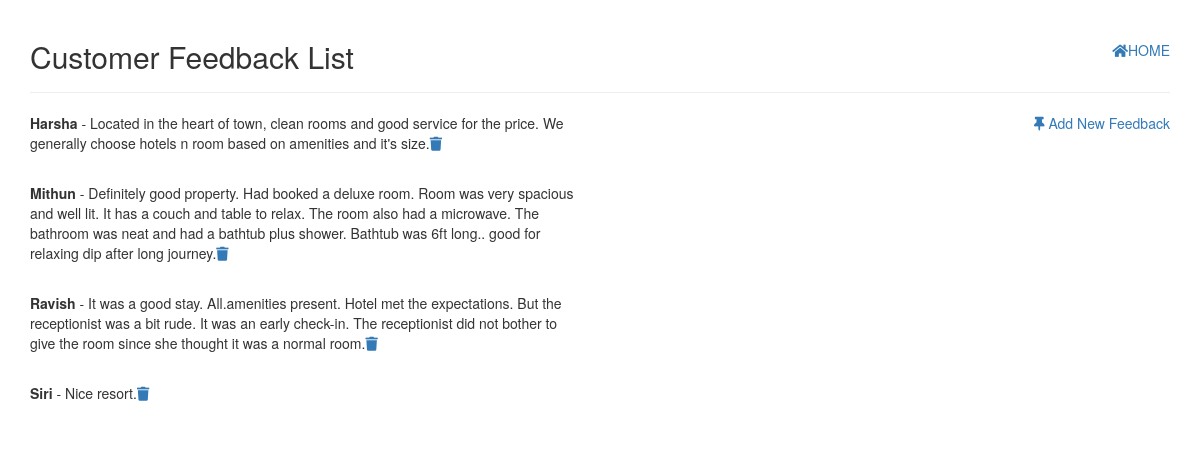
Page /resortadmin/feedback/ (signed in) on the committed database.
### homecustomer/models.py (models this page shows, shortened)
class CustomerFeedback(models.Model):
	cutomer_name = models.CharField(max_length=120,null=True,blank=True)
	customer_feedback = models.TextField(max_length=1500,null=True,blank=True)

### homecustomer/views.py (the view)
# urls.py: url(r'^resortadmin/feedback/$', CustomerFeedbackListView.as_view(), name='CustomerFeedbackListView'),
class CustomerFeedbackListView(LoginRequiredMixin, ListView):
	template_name = "CustomerFeedbackList.html"
	queryset = CustomerFeedback.objects.all()

### templates/CustomerFeedbackList.html (shortened to what this page needs)
{% load staticfiles %}
<!DOCTYPE html>
<html lang="en">
<head>
	<link rel="stylesheet" href="https://maxcdn.bootstrapcdn.com/bootstrap/3.3.7/css/bootstrap.min.css">
	<link rel="stylesheet" href="https://use.fontawesome.com/releases/v5.0.12/css/all.css">
</head>
<body>
	<div class="container">
		<div class="page-header">
			<a style="float:right;" href="/resortadmin/"><i class="fas fa-home"></i>HOME</a>
			<h2>Customer Feedback List</h2>
		</div>
		<div class="row">
		 <div class="col-sm-6">
		<ul class="nav nav-pills nav-stacked">
		{% for obj in object_list %}
		  <li><p><b>{{obj.cutomer_name}}</b> - {{obj.customer_feedback}}<a href="/resortadmin/deletefeedback/{{obj.pk}}/"><i class="fa fa-trash"></i></a></p></li><br/>
		{% endfor %}
		</ul>
		</div>
		<div class="col-sm-6">
		<a style="float:right;" href="/resortadmin/feedback/add/"><i class="fas fa-thumbtack"></i> Add New Feedback</a>
		</div>
		</div>
	</div>
</body>
</html>

### rows in the picture
CustomerFeedback: cutomer_name "Harsha", customer_feedback "Located in the heart of town, clean rooms and good service for the price. We generally choose hotels n room based on amenities and it's size."
CustomerFeedback: cutomer_name "Mithun", customer_feedback "Definitely good property. Had booked a deluxe room. Room was very spacious and well lit. It has a couch and table to relax. The room also had a microwave. The bathroom was neat and had a bathtub plus shower. Bathtub was 6ft long.. good for relaxing dip after long journey."
CustomerFeedback: cutomer_name "Ravish", customer_feedback "It was a good stay. All.amenities present. Hotel met the expectations. But the receptionist was a bit rude. It was an early check-in. The receptionist did not bother to give the room since she thought it was a normal room."
CustomerFeedback: cutomer_name "Siri", customer_feedback "Nice resort."
